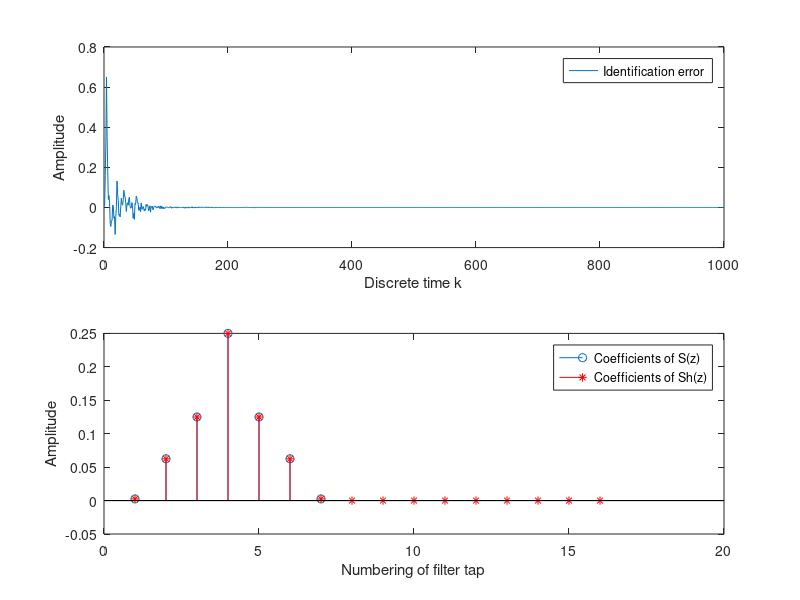
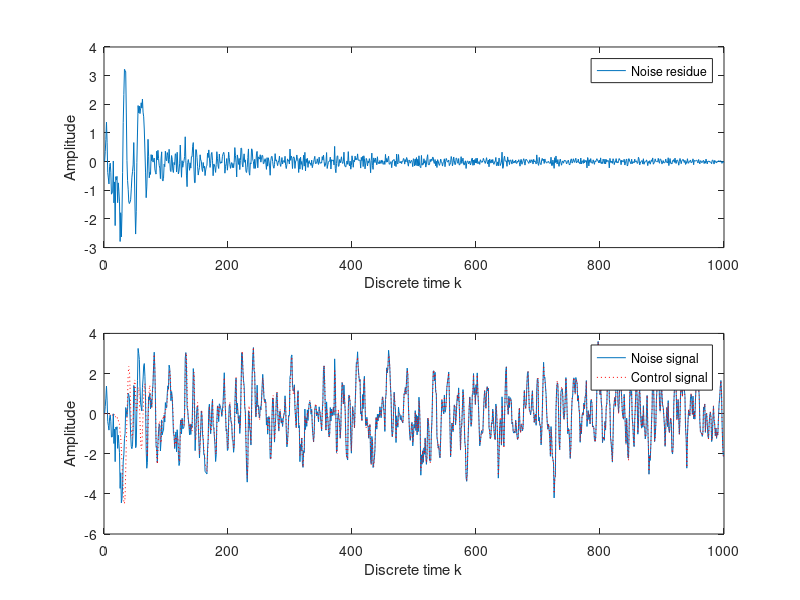

MATLAB code to generate these figures, in order:
% Set simulation duration (normalized) 
clear
T=1000; 
% We do not know P(z) and S(z) in reality. So we have to make dummy paths
Pw=[0.01 0.25 0.5 1 0.5 0.25 0.01];
Sw=Pw*0.25;
% Remember that the first task is to estimate S(z). So, we can generate a
% white noise signal,
x_iden=randn(1,T);
% send it to the actuator, and measure it at the sensor position, 
y_iden=filter(Sw, 1, x_iden);
% Then, start the identification process
Shx=zeros(1,16);     % the state of Sh(z)
Shw=zeros(1,16);     % the weight of Sh(z)
e_iden=zeros(1,T);   % data buffer for the identification error
% and apply least mean square algorithm
mu=0.1;                         % learning rate
for k=1:T,                      % discrete time k
    Shx=[x_iden(k) Shx(1:15)];  % update the state
    Shy=sum(Shx.*Shw);	        % calculate output of Sh(z)
    e_iden(k)=y_iden(k)-Shy;    % calculate error         
    Shw=Shw+mu*e_iden(k)*Shx;   % adjust the weight
end
% Lets check the result
subplot(2,1,1)
plot([1:T], e_iden)
ylabel('Amplitude');
xlabel('Discrete time k');
legend('Identification error');
subplot(2,1,2)
stem(Sw) 
hold on 
stem(Shw, 'r*')
ylabel('Amplitude');
xlabel('Numbering of filter tap');
legend('Coefficients of S(z)', 'Coefficients of Sh(z)')
% The second task is the active control itself. Again, we need to simulate 
% the actual condition. In practice, it should be an iterative process of
% 'measure', 'control', and 'adjust'; sample by sample. Now, let's generate 
% the noise: 
X=randn(1,T);
% and measure the arriving noise at the sensor position,
Yd=filter(Pw, 1, X);
  
% Initiate the system,
Cx=zeros(1,16);       % the state of C(z)
Cw=zeros(1,16);       % the weight of C(z)
Sx=zeros(size(Sw));   % the dummy state for the secondary path
e_cont=zeros(1,T);    % data buffer for the control error
Xhx=zeros(1,16);      % the state of the filtered x(k)
% and apply the FxLMS algorithm
mu=0.1;                            % learning rate
for k=1:T,                         % discrete time k
    Cx=[X(k) Cx(1:15)];            % update the controller state    
    Cy=sum(Cx.*Cw);                % calculate the controller output	
    Sx=[Cy Sx(1:length(Sx)-1)];    % propagate to secondary path
    e_cont(k)=Yd(k)-sum(Sx.*Sw);   % measure the residue
    Shx=[X(k) Shx(1:15)];          % update the state of Sh(z)
    Xhx=[sum(Shx.*Shw) Xhx(1:15)]; % calculate the filtered x(k)
    Cw=Cw+mu*e_cont(k)*Xhx;        % adjust the controller weight
end
% Report the result
figure
subplot(2,1,1)
plot([1:T], e_cont)
ylabel('Amplitude');
xlabel('Discrete time k');
legend('Noise residue')
subplot(2,1,2)
plot([1:T], Yd) 
hold on 
plot([1:T], Yd-e_cont, 'r:')
ylabel('Amplitude');
xlabel('Discrete time k');
legend('Noise signal', 'Control signal')
